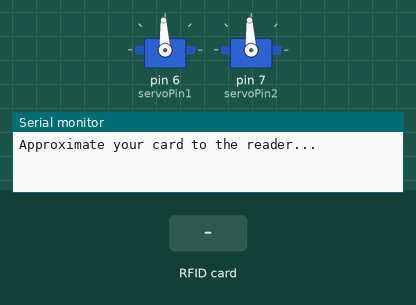
This sketch was run on a simulated Arduino Uno, built with avr-gcc and run on an emulated ATmega328P. On the bench: 2 × servo, the last lines printed to the serial monitor. Inputs (shaded band) come from the test bench.

Above: at 1.2 s.
1.3 s: RFID card 47 6E D7 64 held to the reader
At 2.5 s:
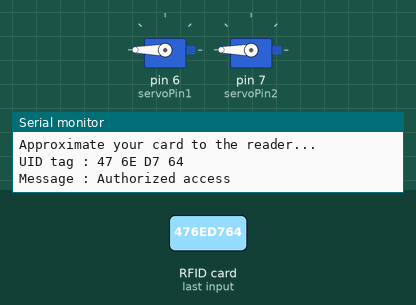
At 3.7 s:
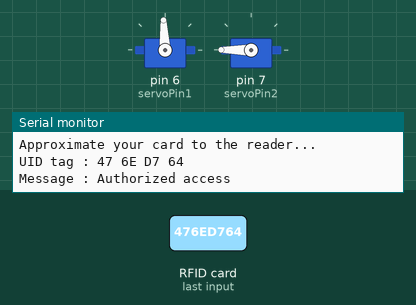
4.3 s: RFID card 5E 7A 19 C4 held to the reader
At 5.1 s:
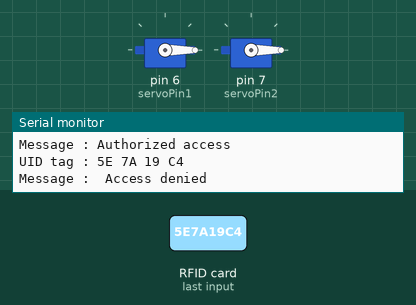
Timing chart, 0 to 7.8 s (numbered marks = the images above; inputs shaded):
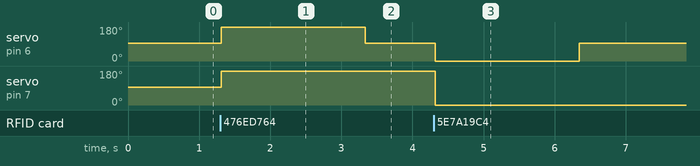

Measured:
- after the input at 1.3 s, servo on pin 6 (servoPin1): 93° → 180° at once, → 93° 2.0 s later; servo on pin 7 (servoPin2): 93° → 180° at once
- after the input at 4.3 s, servo on pin 6 (servoPin1): 93° → 0° at once, → 93° 2.0 s later; servo on pin 7 (servoPin2): 180° → 0° at once

The sketch:

Access_Control.ino
```cpp
#include <SPI.h>
#include <MFRC522.h>
#include <Servo.h>

Servo servo1;
Servo servo2;
int servoPin1 = 6;
int servoPin2 = 7;

int ledpin = 13;

#define SS_PIN 10
#define RST_PIN 9

MFRC522 mfrc522(SS_PIN, RST_PIN);   // Create MFRC522 instance.

void setup()
{
  Serial.begin(9600);   // Initiate a serial communication
  SPI.begin();      // Initiate  SPI bus
  mfrc522.PCD_Init();   // Initiate MFRC522
  Serial.println("Approximate your card to the reader...");
  Serial.println();

  pinMode(ledpin,OUTPUT);

  servo1.attach(servoPin1);
  servo2.attach(servoPin2);
  servo1.writeMicroseconds(1500);
  servo2.writeMicroseconds(1500);

}
void loop()
{
  // Look for new cards
  if ( ! mfrc522.PICC_IsNewCardPresent())
  {
    servo1.writeMicroseconds(1500);
    return;
  }
  // Select one of the cards
  if ( ! mfrc522.PICC_ReadCardSerial())
  {
    return;
  }
  //Show UID on serial monitor
  Serial.print("UID tag :");
  String content = "";
  byte letter;
  for (byte i = 0; i < mfrc522.uid.size; i++)
  {
    Serial.print(mfrc522.uid.uidByte[i] < 0x10 ? " 0" : " ");
    Serial.print(mfrc522.uid.uidByte[i], HEX);
    content.concat(String(mfrc522.uid.uidByte[i] < 0x10 ? " 0" : " "));
    content.concat(String(mfrc522.uid.uidByte[i], HEX));
  }
  Serial.println();
  Serial.print("Message : ");
  content.toUpperCase();
  if (content.substring(1) == "47 6E D7 64") //enter the correct token here
  {
    Serial.println("Authorized access");
    digitalWrite(ledpin,HIGH);
    servo1.writeMicroseconds(2500);
    servo2.writeMicroseconds(2500);
    Serial.println();
    delay(2000);
  }

  else   {
    servo1.writeMicroseconds(500);
    servo2.writeMicroseconds(500);
    Serial.println(" Access denied");
    delay(2000);
  }

}
```
